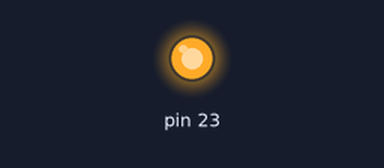
The sketch below on a simulated Arduino Uno, built with avr-gcc and run on an emulated ATmega328P. Parts: output pins drawn as LEDs (lit = HIGH).

Above: at 0.2 s.
At 2.2 s:
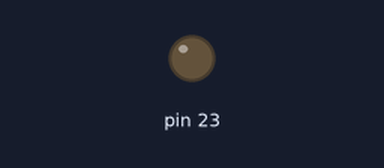
Timing chart, 0 to 5.2 s (numbered marks = the images above):
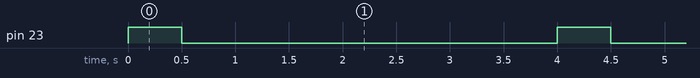

Measured:
- by itself, pin 23: alternates HIGH for 0.50 s and LOW for 3.5 s

The sketch:

hw6.ino
```cpp
void setup() {
  // put your setup code here, to run once:

  DDRB=0x80;
}

void loop() {
  // put your main code here, to run repeatedly:
  int i;
  for(i=0;i<4;i++){
   PORTB=0x80>>i;
   delay(500);
   PORTB=0x00;
   delay(500);
  }
}
```
